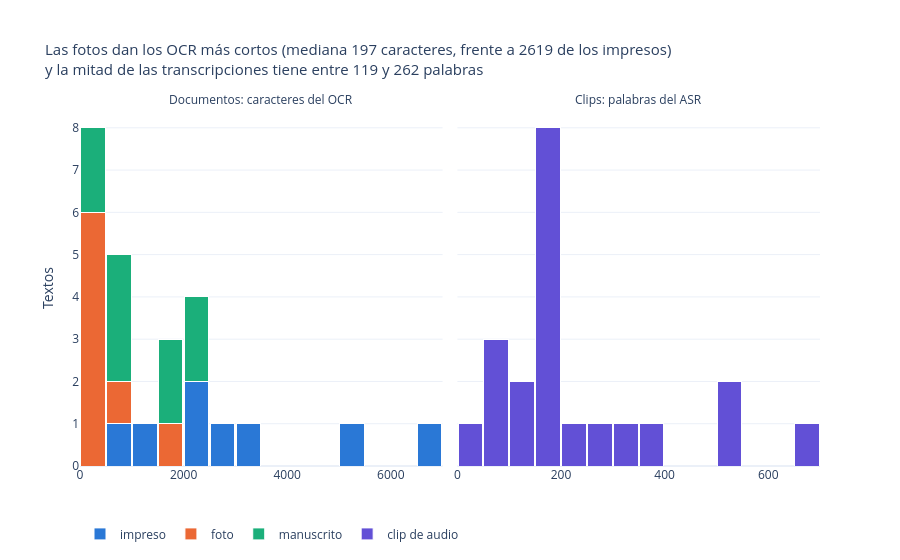

The code cell stored with this chart in its notebook:
### Code cell
# 6.4 Gráfico 3: longitud de los textos extraídos (caracteres OCR por documento y palabras ASR por clip)
largo = pd.concat([
    docs_eda.assign(medida="Documentos: caracteres del OCR", valor=docs_eda["n_caracteres"], grupo=docs_eda["tipo"]),
    clips_eda.assign(medida="Clips: palabras del ASR", valor=clips_eda["n_palabras"], grupo="clip de audio"),
])[["id", "medida", "valor", "grupo"]]

med = docs_eda.groupby("tipo")["n_caracteres"].median()
q1, q3 = clips_eda["n_palabras"].quantile([0.25, 0.75])
titulo = (f"Las fotos dan los OCR más cortos (mediana {med['foto']:.0f} caracteres, frente a {med['impreso']:.0f} "
          f"de los impresos)<br>y la mitad de las transcripciones tiene entre {q1:.0f} y {q3:.0f} palabras")

fig = px.histogram(largo, x="valor", color="grupo", facet_col="medida", barmode="stack",
                   category_orders={"grupo": ORDEN_TIPO + ["clip de audio"],
                                    "medida": ["Documentos: caracteres del OCR", "Clips: palabras del ASR"]},
                   color_discrete_map={**COLOR_TIPO, "clip de audio": COLOR_CLIP},
                   title=titulo, labels={"grupo": "", "valor": ""})
# cada panel con sus propios intervalos: 500 caracteres en el OCR, 50 palabras en el ASR
fig.update_traces(xbins=dict(start=0, size=500), bingroup="ocr", selector=lambda t: t.name in ORDEN_TIPO)
fig.update_traces(xbins=dict(start=0, size=50), bingroup="asr", selector=dict(name="clip de audio"))
fig.update_xaxes(matches=None, showticklabels=True)
fig.update_yaxes(title_text="Textos", col=1)
fig.for_each_annotation(lambda a: a.update(text=a.text.split("=")[-1]))
fig.update_traces(marker_line_color="white", marker_line_width=1)
fig.update_layout(bargap=0.05, title_font_size=15, margin_t=110, legend=dict(orientation="h", y=-0.15))
fig.show()

### Figure 1 — Plotly figure (JSON) as saved in the notebook; plotly's stock layout.template omitted (floating-point values rounded to 4 significant figures)
{"data": [{"bingroup": "ocr", "hovertemplate": "=%{x}<br>medida=Documentos: caracteres del OCR<br>count=%{y}<extra></extra>", "legendgroup": "impreso", "marker": {"color": "#2a78d6", "line": {"color": "white", "width": 1}, "pattern": {"shape": ""}}, "name": "impreso", "orientation": "v", "showlegend": true, "type": "histogram", "x": [2221, 6722, 1398, 2493, 2745, 3335, 955, 5142], "xaxis": "x", "xbins": {"size": 500, "start": 0}, "yaxis": "y"}, {"bingroup": "ocr", "hovertemplate": "=%{x}<br>medida=Documentos: caracteres del OCR<br>count=%{y}<extra></extra>", "legendgroup": "foto", "marker": {"color": "#eb6834", "line": {"color": "white", "width": 1}, "pattern": {"shape": ""}}, "name": "foto", "orientation": "v", "showlegend": true, "type": "histogram", "x": [51, 270, 58, 119, 124, 826, 483, 1720], "xaxis": "x", "xbins": {"size": 500, "start": 0}, "yaxis": "y"}, {"bingroup": "ocr", "hovertemplate": "=%{x}<br>medida=Documentos: caracteres del OCR<br>count=%{y}<extra></extra>", "legendgroup": "manuscrito", "marker": {"color": "#1baf7a", "line": {"color": "white", "width": 1}, "pattern": {"shape": ""}}, "name": "manuscrito", "orientation": "v", "showlegend": true, "type": "histogram", "x": [136, 914, 2253, 1820, 1807, 2283, 620, 416, 891], "xaxis": "x", "xbins": {"size": 500, "start": 0}, "yaxis": "y"}, {"bingroup": "asr", "hovertemplate": "=%{x}<br>medida=Clips: palabras del ASR<br>count=%{y}<extra></extra>", "legendgroup": "clip de audio", "marker": {"color": "#6250d6", "line": {"color": "white", "width": 1}, "pattern": {"shape": ""}}, "name": "clip de audio", "orientation": "v", "showlegend": true, "type": "histogram", "x": [352, 262, 53, 29, 510, 174, 187, 321, 83, 159, 177, 188, 192, 74, 119, 114, 222, 674, 170, 535, 191], "xaxis": "x2", "xbins": {"size": 50, "start": 0}, "yaxis": "y2"}], "layout": {"annotations": [{"font": {}, "showarrow": false, "text": "Documentos: caracteres del OCR", "x": 0.245, "xanchor": "center", "xref": "paper", "y": 1, "yanchor": "bottom", "yref": "paper"}, {"font": {}, "showarrow": false, "text": "Clips: palabras del ASR", "x": 0.755, "xanchor": "center", "xref": "paper", "y": 1, "yanchor": "bottom", "yref": "paper"}], "bargap": 0.05, "barmode": "stack", "legend": {"orientation": "h", "title": {"text": ""}, "tracegroupgap": 0, "y": -0.15}, "margin": {"t": 110}, "title": {"font": {"size": 15}, "text": "Las fotos dan los OCR más cortos (mediana 197 caracteres, frente a 2619 de los impresos)<br>y la mitad de las transcripciones tiene entre 119 y 262 palabras"}, "xaxis": {"anchor": "y", "domain": [0, 0.49], "showticklabels": true, "title": {"text": ""}}, "xaxis2": {"anchor": "y2", "domain": [0.51, 1], "showticklabels": true, "title": {"text": ""}}, "yaxis": {"anchor": "x", "domain": [0, 1], "title": {"text": "Textos"}}, "yaxis2": {"anchor": "x2", "domain": [0, 1], "matches": "y", "showticklabels": false}}}
